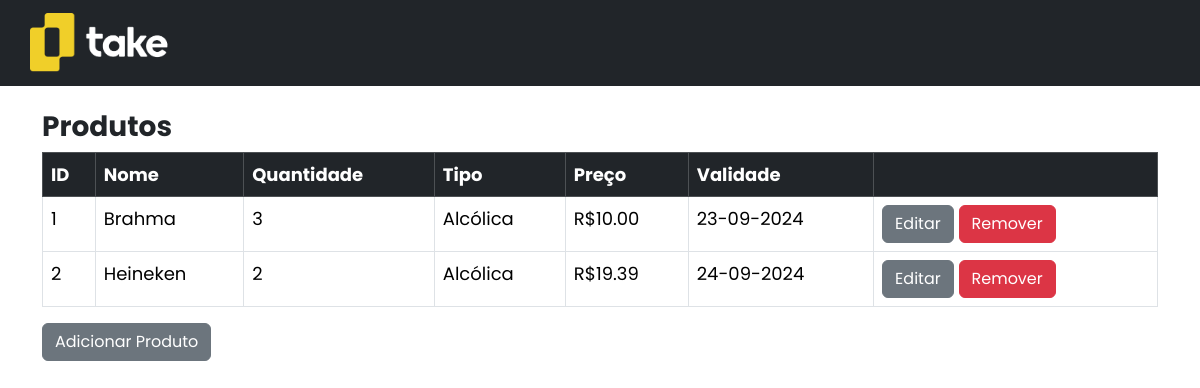
Before: /lista_produtos with the older database file.
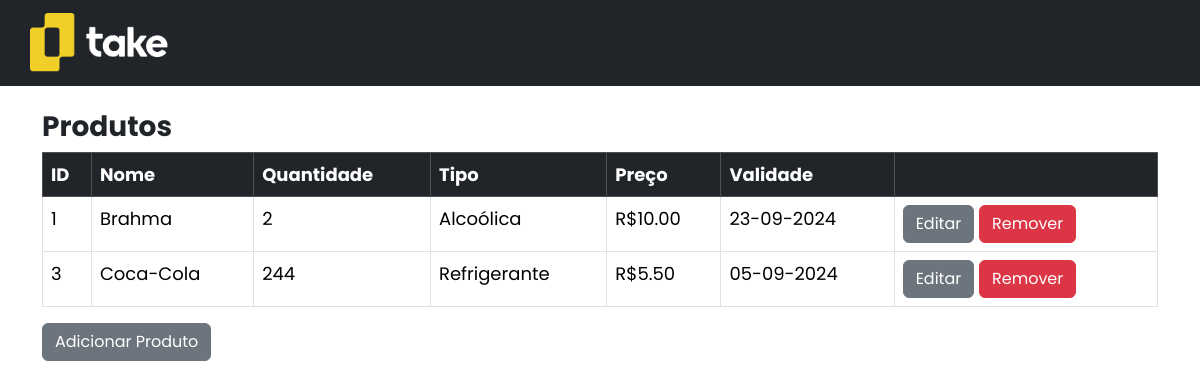
After: the same page with the newer database file.
### adm.py (models this page shows, shortened)
class Produtos(db.Model):
    id = db.Column(db.Integer, primary_key=True)
    nome  = db.Column(db.String(50), nullable=False)
    quantidade = db.Column(db.Integer, nullable=False)
    tipo = db.Column(db.String(50), nullable=False)
    preco = db.Column(db.Numeric(10, 2), nullable=False)
    validade = db.Column(db.Date, nullable=False)

### adm.py (the view)
@app.route('/lista_produtos', methods=["GET"])
def lista_produtos():
    page = request.args.get('page', 1, type=int)
    per_page = 4
    todos_produtos = Produtos.query.paginate(page=page, per_page=per_page)
    return render_template("adm/lista_produtos.html", produtos=todos_produtos)

### templates/adm/lista_produtos.html
{% extends 'base.html' %}
{% block conteudo %}
<h3><strong>Produtos</strong></h3>
<table class="table table-bordered table-hover">
    <thead class="table-dark">
        <tr>
          <th scope="col">ID</th>
          <th scope="col">Nome</th>
          <th scope="col">Quantidade</th>
          <th scope="col">Tipo</th>
          <th scope="col">Preço</th>
          <th scope="col">Validade</th>
          <th scope="col"></th>
        </tr>
    </thead>
    <tbody>
        {% for produto in produtos.items %}
        <tr>
            <td>{{produto.id}}</td>
            <td>{{produto.nome}}</td>
            <td>{{produto.quantidade}}</td>
            <td>{{produto.tipo}}</td>
            <td>R${{"{:.2f}".format(produto.preco)}}</td>
            <td>{{produto.validade.strftime('%d-%m-%Y')}}</td>
            <td>
                <a href="{{ url_for('editar_produto', id=produto.id) }}" class="btn btn-secondary btn-xs">Editar</a>
                <a href="{{ url_for('remover_produto', id=produto.id) }}" class="btn btn-danger btn-xs">Remover</a>
            </td>
        </tr>
        {% endfor %}
    </tbody>
</table>
<a href="{{ url_for('criar_produto') }}" class="btn btn-secondary">Adicionar Produto</a>
{% endblock conteudo %}

### templates/base.html (shortened to what this page needs)
<!DOCTYPE html>
<html lang="en">
<head>
    <link href="https://cdn.jsdelivr.net/npm/flowbite@2.5.1/dist/flowbite.min.css" rel="stylesheet"/>
    <link href="https://cdn.jsdelivr.net/npm/bootstrap@5.3.3/dist/css/bootstrap.min.css" rel="stylesheet">
</head>
<body>
  <nav class="navbar navbar-expand-lg navbar-dark bg-dark">
    <a class="navbar-brand" href="#" style="height: 70px; width: 140px; margin-left: 30px;"><img src="/static/Fridge.png"></a>
  </nav>
  <div class="container mt-4">
    {% block conteudo %}
    {% endblock conteudo %}
  </div>
</body>
</html>

### templates/base.html (style rules this page uses)
body { font-family: 'Poppins'; font-size: 18px; }

Changed rows visible on the page:
removed Produtos: id "2", nome "Heineken", quantidade "2", tipo "Alcólica", preco "19.39", validade "24-09-2024"
changed Produtos "Brahma": quantidade "3" → "2"; tipo "Alcólica" → "Alcoólica"
added Produtos: id "3", nome "Coca-Cola", quantidade "244", tipo "Refrigerante", preco "5.50", validade "05-09-2024"
